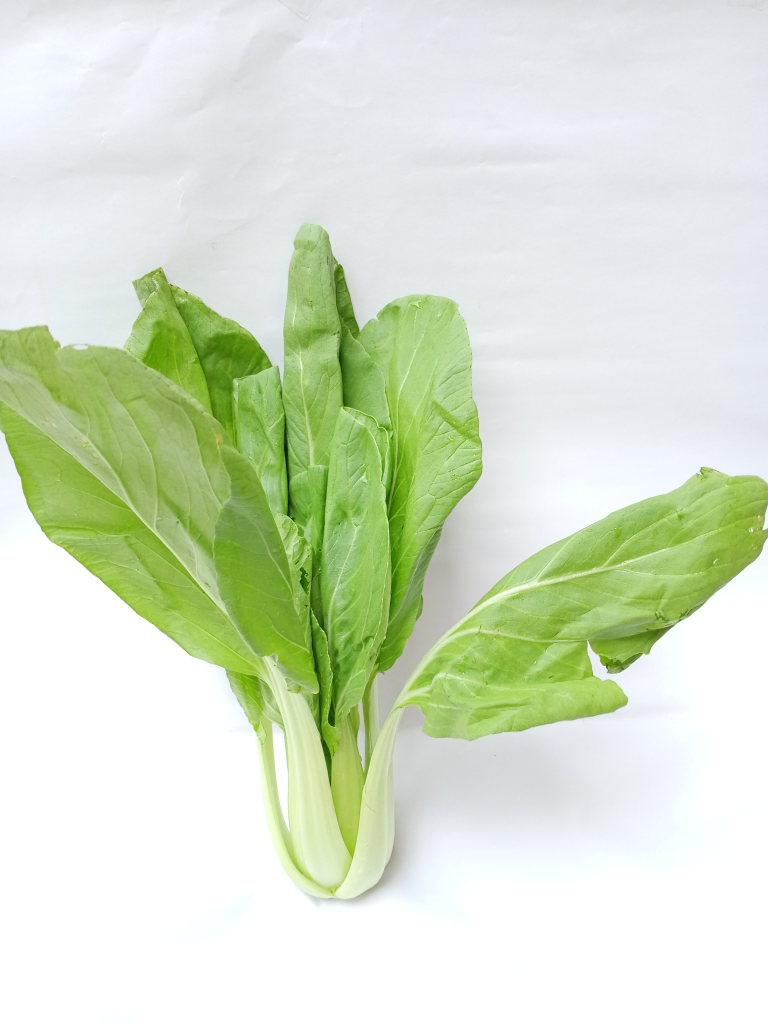
#> input picture Klasifikasi Tanaman/Dataset1/Besar/M23.jpg, 3072 x 4096 px, found by its file name (shown at 1/4 size); its folder holds only this picture in this run
$ jupyter execute --allow-errors Klasifikasi_Citra.ipynb
#> lines starting #> are read from the running program, lines starting #| are printed output that depends on the picture
# Klasifikasi Citra
## Nama : Rifqi Alfinnur Charisma
## NIM : 19104031

[cell 1]
# import library yang dibutuhkan
import pandas as pd
from sklearn import svm
from sklearn.model_selection import GridSearchCV
import os
import matplotlib.pyplot as plt
from skimage.transform import resize
from skimage.io import imread
import numpy as np
from sklearn.model_selection import train_test_split
from sklearn.metrics import classification_report,accuracy_score,confusion_matrix
import pickle

[cell 2]
categories = ['Besar', 'Kecil']

flat_data_arr=[]
target_arr=[]
datadir='E:\Ripki Alfinnur\Belajar_Ai\Klasifikasi Tanaman\Dataset1'

for i in categories:
  print(f'loading... category : {i}')
  path=os.path.join(datadir,i)
  for img in os.listdir(path):
    img_array=imread(os.path.join(path,img))
#> img_array is the input picture: shape (4096, 3072, 3); mean R, G, B 213.8, 225.7, 201.2
    img_resized=resize(img_array,(150,150,3))
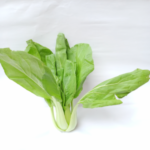
#> img_resized: shape (150, 150, 3) float64; mean R, G, B 0.838, 0.885, 0.789
    flat_data_arr.append(img_resized.flatten())
    target_arr.append(categories.index(i))
  print(f'loaded category:{i} selesai')
#> pass 2 of the loop `for i in categories:`:
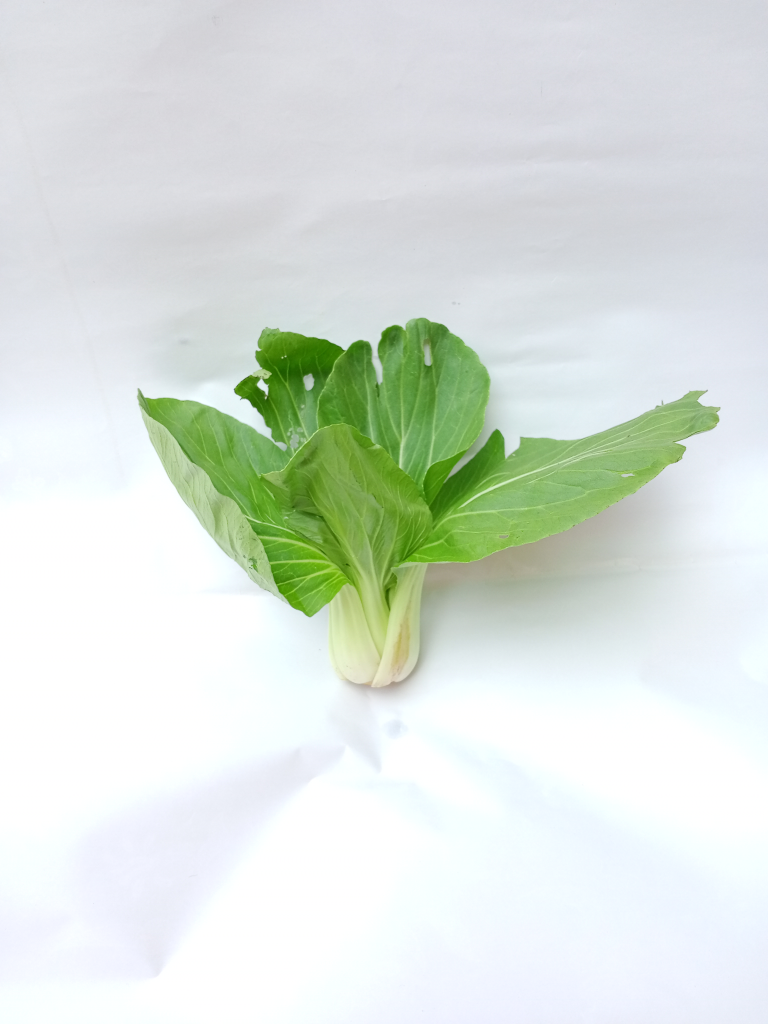
#> input picture Klasifikasi Tanaman/Dataset1/Kecil/B21.jpg, 3072 x 4096 px, found by its file name (shown at 1/4 size)
#> img_array is the input picture: shape (4096, 3072, 3); mean R, G, B 218.2, 227, 219.5
#> `img_resized=resize(img_array,(150,150,3))`:
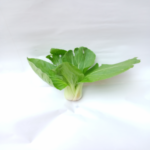
#> img_resized: shape (150, 150, 3) float64; mean R, G, B 0.856, 0.89, 0.861

flat_data=np.array(flat_data_arr)
target=np.array(target_arr)
df=pd.DataFrame(flat_data)
#> df = table of 2 rows and 67500 columns
df['Target']=target
df
#> Out = table of 2 rows and 67501 columns

[cell 3]
# Histogram
import cv2
import numpy as np
#from matplotlib import pyplot as plt

img = cv2.imread('Dataset1/Besar/M1.jpg',0)
#> (the rest of this cell did not finish here and is left out)

#> (a cell that did not finish here is left out)

[cell 5]
# membagi dataset menjadi data train dan data validasi
x=df.iloc[:,:-1]
#> x = table of 2 rows and 67500 columns
y=df.iloc[:,-1]
#> (the rest of this cell did not finish here and is left out)

[cell 6]
# proses cross validasi untuk mencari parameter terbaik
param_grid={'C':[0.1,1,10,100],'gamma':[0.0001,0.001,0.1,1],
            'kernel':['rbf','poly']}

svc=svm.SVC(probability=True)
print("Proses pelatihan model...")
model=GridSearchCV(svc,param_grid)
#> (the rest of this cell did not finish here and is left out)

[cell 7]
model = svm.SVC(C=10, gamma=0.0001, kernel='rbf',
             probability = True)
#> (the rest of this cell did not finish here and is left out)

#> (a cell that did not finish here is left out)

[cell 9]
# menyimpan model yang telah dilatih
pickle.dump(model,open('img_model.p','wb'))
print(f'Model telah disimpan.')

## Load The Model

[cell 10]
# menggunakan model untuk memprediksi label data lain
import pickle
import matplotlib.pyplot as plt
from skimage.transform import resize
from skimage.io import imread

categories = ['Besar', 'Kecil']

model = pickle.load(open('img_model.p','rb'))
img=imread('pakcoy.jpg')
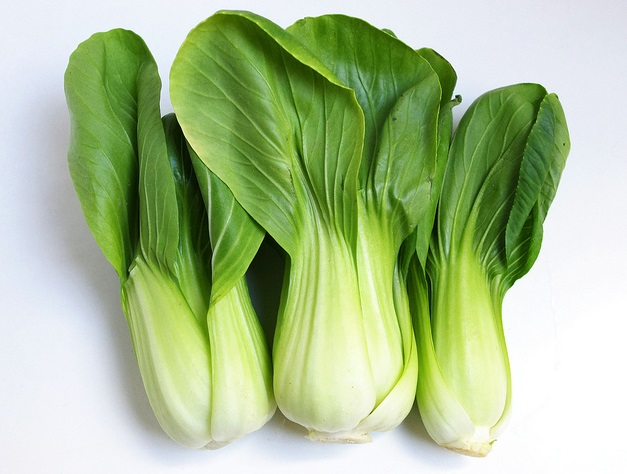
#> input picture Klasifikasi Tanaman/pakcoy.jpg, 627 x 474 px
#> img is the input picture: shape (474, 627, 3); mean R, G, B 171.3, 192.5, 146.8
plt.imshow(img)
plt.show()

img_resize=resize(img,(150,150,3))
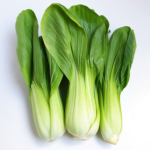
#> img_resize: shape (150, 150, 3) float64; mean R, G, B 0.672, 0.755, 0.576
l=[img_resize.flatten()]
#> (the rest of this cell did not finish here and is left out)

## Mencoba Visualisasi

[cell 11]
import seaborn as sns
print(df.head())
#> (printed output is left out)
y = df['Target']
X = df.iloc[:, :-1]
#> X = table of 2 rows and 67500 columns

plt.scatter(X.iloc[:, 0], X.iloc[:, 3], c=y, s=50, cmap='autumn')
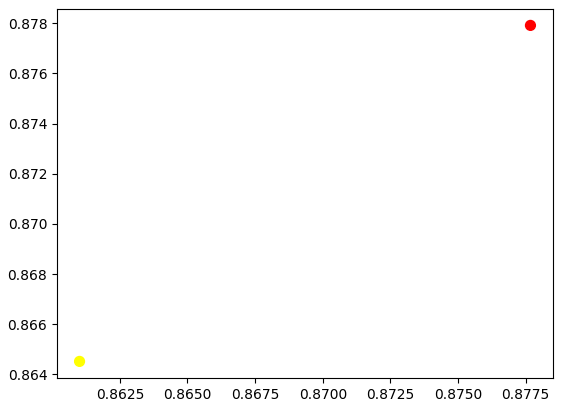
#> figure drawn by matplotlib, 1 panel
